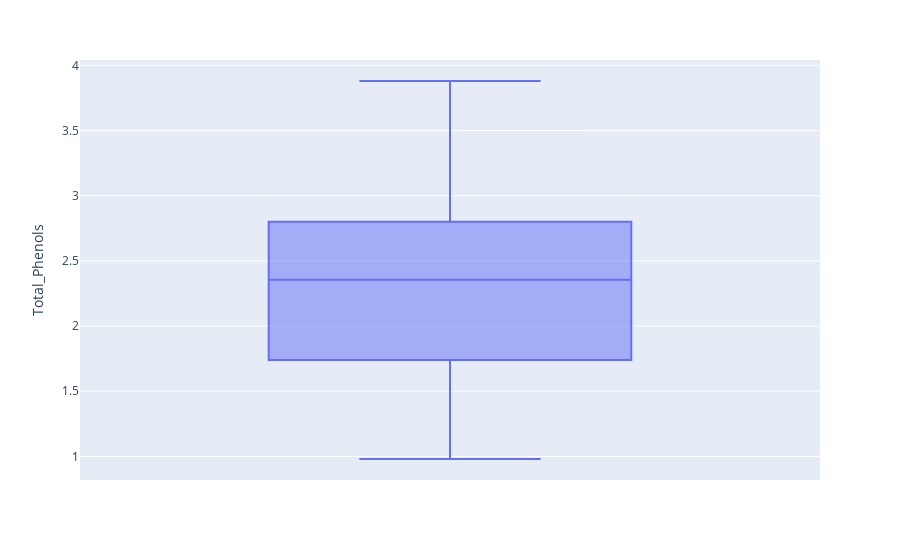

Notebook code for this chart:
### Code cell
fig = plt.figure(figsize=(8,6))
px.box(df, y='Total_Phenols')

### Figure 1 — Plotly figure (JSON) as saved in the notebook; plotly's stock layout.template omitted (floating-point values rounded to 4 significant figures; data arrays with more than 128 entries replaced by an {"elided": "..."} marker saying what was removed)
{"data": [{"alignmentgroup": "True", "hovertemplate": "Total_Phenols=%{y}<extra></extra>", "legendgroup": "", "marker": {"color": "#636efa"}, "name": "", "notched": false, "offsetgroup": "", "orientation": "v", "showlegend": false, "type": "box", "x0": " ", "xaxis": "x", "y": {"elided": "178 float values"}, "y0": " ", "yaxis": "y"}], "layout": {"boxmode": "group", "legend": {"tracegroupgap": 0}, "margin": {"t": 60}, "xaxis": {"anchor": "y", "domain": [0, 1]}, "yaxis": {"anchor": "x", "domain": [0, 1], "title": {"text": "Total_Phenols"}}}}
